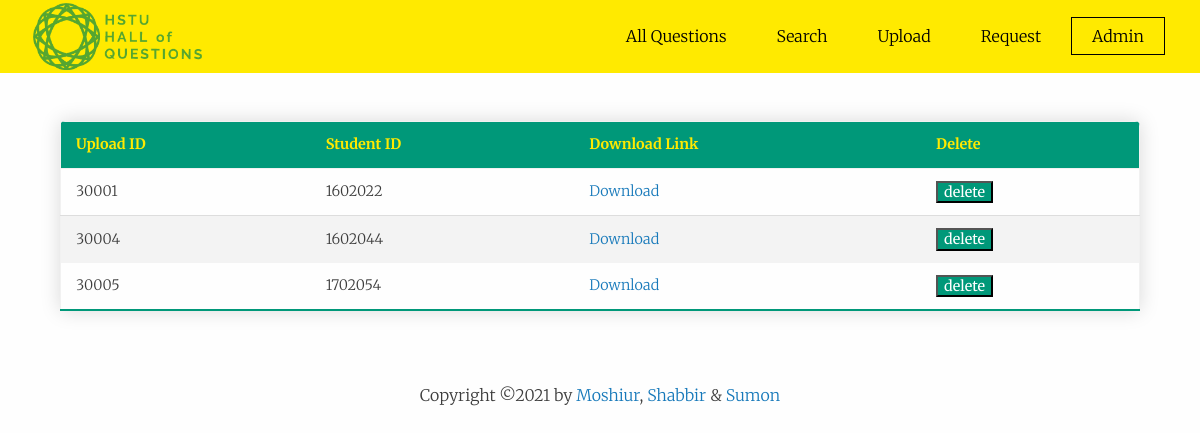
The page /admin_upload_database.php on the database its author committed.
### tables this page shows
CREATE TABLE `upload` (
  `upload_id` int(11) NOT NULL,
  `student_id` int(11) DEFAULT NULL,
  `link` varchar(100) DEFAULT NULL
);

### admin_upload_database.php (the view, shortened to what this page needs)
<!doctype html>
<html class="no-js" lang="en">
<head>
    <link rel="stylesheet" href="css/app.css">
    <link rel="stylesheet" type="text/css" href="https://cdnjs.cloudflare.com/ajax/libs/slick-carousel/1.7.1/slick.css" />
    <link rel="stylesheet" type="text/css" href="https://cdnjs.cloudflare.com/ajax/libs/slick-carousel/1.7.1/slick-theme.css" />
</head>
<body>
  <header class="site-header">
      <div class="container">
          <div class="header-content">
              <div class="top-menu  scroll-reveal">
                  <div class="menu">
                      <img style="display: block;margin-right: auto;" src="logo.png" height="175" width="175" alt="Logo of HSTU Hall of Questions" >
                      <nav id="main-nav" data-animate="menu-in menu-out">
                          <ul class="main-navigation">
                              <li><a class="m-anim" href="index.php" data-text="All Questions">All Questions</a></li>
                              <li><a class="m-anim" href="search.php" data-text="Search">Search</a></li>
                              <li><a class="m-anim" href="user_upload.php" data-text="Upload">Upload</a></li>
                              <li><a class="m-anim" href="request.php" data-text="Request">Request</a></li>
                              <li><a class="m-active" href="admin.php" data-text="Admin">Admin</a></li>
                          </ul>
                      </nav>
                  </div>
              </div>
          </div>
      </div>
  </header>
  <div class="result-body">
      <?php
          $servername = "localhost";
          $username = "root";
          $password = "";
          $dbname = "hstuhq";
          $conn = new mysqli($servername, $username, $password, $dbname);
          $sql = "SELECT upload_id, student_id, link FROM upload ORDER BY upload_id ASC";
          $result = $conn->query($sql);
          echo"<table class='content-table'>";
            echo"<thead><tr><th>Upload ID</th><th>Student ID</th><th>Download Link</th><th>Delete</th></tr></thead><tbody>";
              if ($result->num_rows > 0) {
                while($row = $result->fetch_assoc()) {
                  echo "<tr><td>". $row["upload_id"] . "</td><td>" . $row["student_id"] . "</td><td><a target='_blank' href='" . $row["link"]. "'>Download</a></td><td><form action='' method='post'><input type='hidden' name='q_id' value='" . $row["upload_id"] . "'><input type='submit' name='delete_row' value='delete'></form></td></tr>\n";
                }
              }
            echo"</tbody></table>";
      ?>
  </div>
    <div class="copyright-info">
      <br>
      Copyright ©2021 by <a target="_blank" href="https://www.facebook.com/rahmanmoshiur00/">Moshiur</a>, <a target="_blank" href="https://www.facebook.com/shabbir.FCB">Shabbir</a> & <a target="_blank" href="https://www.facebook.com/Akashkhan128">Sumon</a> <br><br>
    </div>
</body>
</html>

### rows shown on the page
upload: upload_id "30001", student "1602022"
upload: upload_id "30004", student "1602044"
upload: upload_id "30005", student "1702054"
